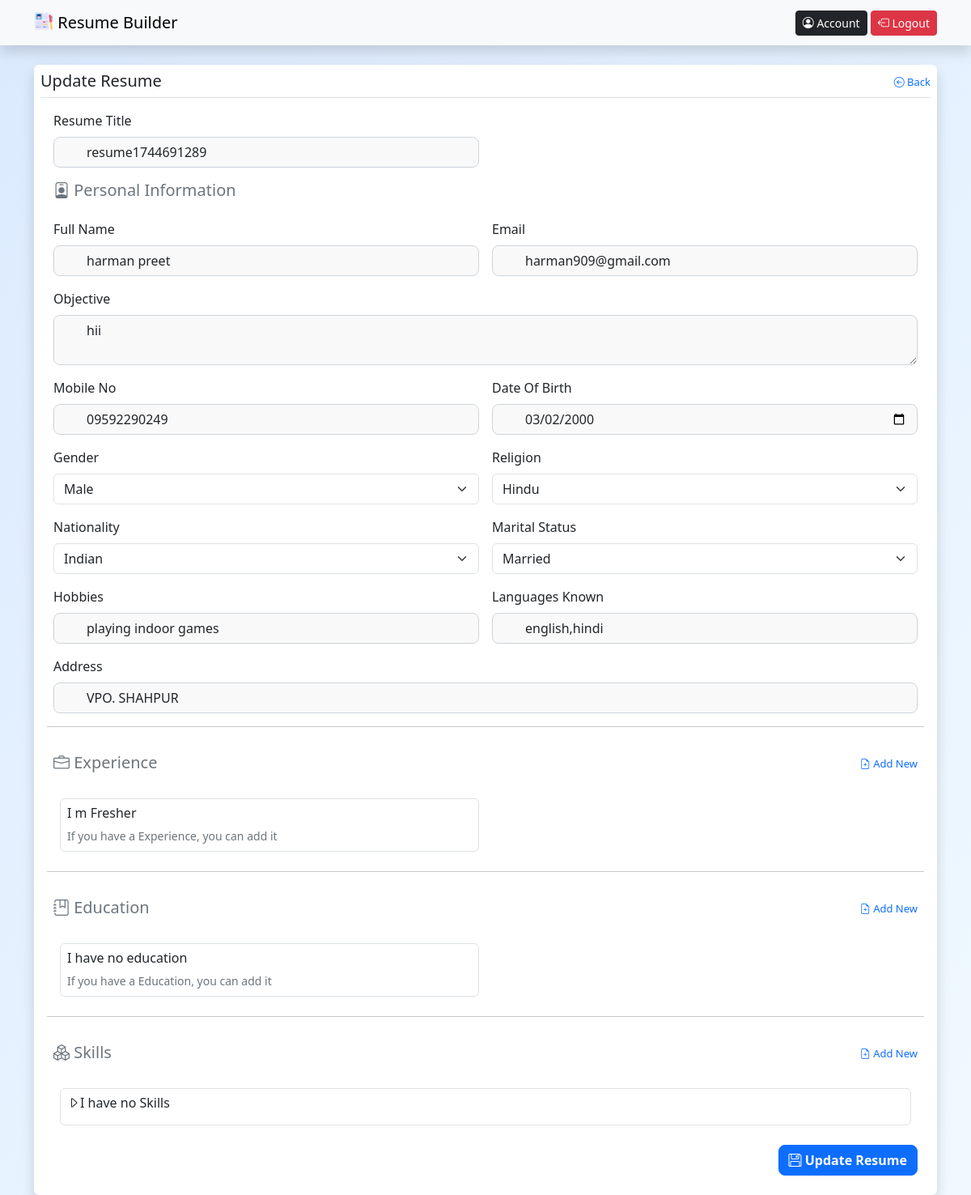
/updateresume.php?resume=4669_1jamtg4v861 (signed in), run on the app's committed database.
### tables this page shows
CREATE TABLE `resumes` (
  `id` int(11) NOT NULL,
  `user_id` int(11) NOT NULL,
  `full_name` varchar(250) NOT NULL,
  `email_id` varchar(250) NOT NULL,
  `mobile_no` varchar(20) NOT NULL,
  `dob` varchar(20) NOT NULL,
  `gender` varchar(50) NOT NULL,
  `religion` varchar(50) NOT NULL,
  `nationality` varchar(50) NOT NULL,
  `marital_status` varchar(50) NOT NULL,
  `hobbies` varchar(250) NOT NULL,
  `languages` varchar(250) NOT NULL,
  `address` text NOT NULL,
  `objective` text NOT NULL,
  `slug` varchar(250) NOT NULL,
  `updated_at` int(20) NOT NULL,
  `resume_title` varchar(250) NOT NULL
);

### assest/class/function.class.php (called while the page is built, shortened)
<?php
class Functions{
    public function Auth(){
        if(isset($_SESSION['Auth'])){
            return $_SESSION['Auth'];
        }else{
            return false;
        }
    }
}
$fn = new Functions();

### updateresume.php (the view, shortened to what this page needs)
<?php
require './assest/includes/header.php';
require './assest/includes/navbar.php';
$fn->authPage();
$slug=$_GET['resume']??'';
$resumes = $db->query("SELECT * FROM resumes WHERE ( slug='$slug' AND user_id=".$fn->Auth()['id'].")");
$resume = $resumes->fetch_assoc();
$exps = $db->query("SELECT * FROM experiences WHERE(resume_id=".$resume['id'].")");
$exps = $exps->fetch_all(1);
$edus = $db->query("SELECT * FROM educations WHERE(resume_id=".$resume['id'].")");
$edus = $edus->fetch_all(1);
$skills = $db->query("SELECT * FROM skills WHERE(resume_id=".$resume['id'].")");
$skills = $skills->fetch_all(1);
?>
    <div class="container">
        <div class="bg-white rounded shadow p-2 mt-4" style="min-height:80vh">
            <div class="d-flex justify-content-between border-bottom">
                <h5>Update Resume</h5>
                <div>
                <a class="text-decoration-none" onclick='history.back()'><i class="bi bi-arrow-left-circle"></i> Back</a>
                </div>
            </div>
            <div>
                <form aaction="actions/createresume.action.php" method="post" class="row g-3 p-3">
                <div class="col-md-6">
                        <label class="form-label">Resume Title</label>
                        <input type="text" placeholder="Web Developer Consultant" name="resume_title"  value="<?=@$resume['resume_title']?>"  class="form-control">
                    </div>
                    <h5 class="mt-3 text-secondary"><i class="bi bi-person-badge"></i> Personal Information</h5>
                    <div class="col-md-6">
                        <label class="form-label">Full Name</label>
                        <input type="text" placeholder="Your Name" value="<?=@$resume['full_name']?>"  class="form-control">
                    </div>
                    <div class="col-md-6">
                        <label class="form-label">Email</label>
                        <input type="email" name="email_id" placeholder="mail@abc.com" value="<?=@$resume['email_id']?>"  class="form-control" required>
                    </div>
                    <div class="col-12">
                        <label for="inputAddress" class="form-label"> Objective </label>
                        <textarea class="form-control"  name="objective" ><?=@$resume['objective']?></textarea>
                    </div>
                    <div class="col-md-6">
                        <label class="form-label">Mobile No</label>
                        <input type="number" min="1111111111" name="mobile_no" value="<?=@$resume['mobile_no']?>"  placeholder="9569569569" max="9999999999"
                         class="form-control" required>
                    </div>
                    <div class="col-md-6">
                        <label class="form-label">Date Of Birth</label>
                        <input type="date" name="dob" value="<?=@$resume['dob']?>"  class="form-control" required>
                    </div>
                    <div class="col-md-6">
                        <label class="form-label">Gender</label>
                        <select class="form-select" name="gender">
                            <option <?=($resume['gender']=='Male')?'selected':''?>>Male</option>
                        </select>
                    </div>
                    <div class="col-md-6">
                        <label class="form-label">Religion</label>
                        <select class="form-select" name="religion">
                            <option <?=($resume['religion']=='Hindu')?'selected':''?>>Hindu</option>
                        </select>
                    </div>
                    <div class="col-md-6">
                        <label class="form-label">Nationality</label>
                        <select class="form-select" name="nationality">
                            <option <?=($resume['nationality']=='Indian')?'selected':''?>>Indian</option>
                        </select>
                    </div>
                    <div class="col-md-6">
                        <label class="form-label">Marital Status</label>
                        <select class="form-select" name="marital_status">
                            <option <?=($resume['marital_status']=='Married')?'selected':''?>>Married</option>
                        </select>
                    </div>
                    <div class="col-md-6">
                        <label class="form-label">Hobbies</label>
                        <input type="text" name="hobbies" value="<?=@$resume['hobbies']?>" placeholder="Reading Books, Watching Movies" class="form-control" required>
                    </div>
                    <div class="col-md-6">
                        <label class="form-label">Languages Known</label>
                        <input type="text" name="languages" value="<?=@$resume['languages']?>" placeholder="Hindi,English" class="form-control" required>
                    </div>
                    <div class="col-12">
                        <label for="inputAddress" class="form-label"> Address</label>
                        <input type="text" class="form-control" id="inputAddress" name="address" value="<?=@$resume['address']?>" placeholder="1234 Main St" required>
                    </div>
                    <hr>
                    <div class="d-flex justify-content-between">
                        <h5 class=" text-secondary"><i class="bi bi-briefcase"></i> Experience</h5>
<div>
    <a class="text-decoration-none" data-bs-toggle="modal" data-bs-target="#addexp">
        <i class="bi bi-file-earmark-plus"></i> Add New
    </a>
</div>
                    </div>
                    <div class="d-flex flex-wrap">
<?php
if($exps){
    foreach($exps as $exp){
        ?>
           <div class="col-12 col-md-6 p-2">
                            <div class="p-2 border rounded">
                                <div class="d-flex justify-content-between">
                                    <h6><?=$exp['position']?></h6>
                                    <a href=""><i class="bi bi-x-lg"></i></a>
                                </div>
                                <p class="small text-secondary m-0" style="">
                                    <i class="bi bi-buildings"></i> <?=$exp['company']?> (<?=$exp['started'].'-'.$exp['ended']?>)
                                </p>
                                <p class="small text-secondary m-0" style="">
                                   <?=$exp['job_desc']?>
                                </p>
                            </div>
                        </div>
        <?php
    }
}else{
?>
<div class="col-12 col-md-6 p-2">
                            <div class="p-2 border rounded">
                                <div class="d-flex justify-content-between">
                                    <h6>I m Fresher</h6>
                                </div>
                                <p class="small text-secondary m-0" style="">
                                   If you have a Experience, you can add it
                                </p>
                            </div>
                        </div>
<?php
}
?>
                    </div>
                    <hr>
                    <div class="d-flex justify-content-between">
                        <h5 class=" text-secondary"><i class="bi bi-journal-bookmark"></i> Education</h5>
                        <div>
                            <a class="text-decoration-none" data-bs-toggle="modal" data-bs-target="#addedu"><i class="bi bi-file-earmark-plus"></i> Add New</a>
                        </div>
                    </div>
                    <div class="d-flex flex-wrap">
                    <?php
if($edus){
    foreach($edus as $exp){
        ?>
           <div class="col-12 col-md-6 p-2">
                            <div class="p-2 border rounded">
                                <div class="d-flex justify-content-between">
                                    <h6><?=$exp['course']?></h6>
                                    <a href=""><i class="bi bi-x-lg"></i></a>
                                </div>
                                <p class="small text-secondary m-0" style="">
                                    <i class="bi bi-book"></i> <?=$exp['institute']?>
                                </p>
                                <p class="small text-secondary m-0" style="">
                                   (<?=$exp['started'].'-'.$exp['ended']?>)
                                </p>
                            </div>
                        </div>
        <?php
    }
}else{
?>
<div class="col-12 col-md-6 p-2">
                            <div class="p-2 border rounded">
                                <div class="d-flex justify-content-between">
                                    <h6>I have no education</h6>
                                </div>
                                <p class="small text-secondary m-0" style="">
                                   If you have a Education, you can add it
                                </p>
                            </div>
                        </div>
<?php
}
?>
                    </div>
                    <hr>
                    <div class="d-flex justify-content-between">
                        <h5 class=" text-secondary"><i class="bi bi-boxes"></i> Skills</h5>
                        <div>
                            <a class="text-decoration-none" data-bs-toggle="modal" data-bs-target="#addskill"><i class="bi bi-file-earmark-plus"></i> Add New</a>
                        </div>
                    </div>
                    <div class="d-flex flex-wrap">
<?php
if($skills){
    foreach($skills as $skill){
        ?>
           <div class="col-12 p-2">
                            <div class="p-2 border rounded">
                                <div class="d-flex justify-content-between align-items-center">
                                    <h6><i class="bi bi-caret-right"></i><?=$skill['skill']?></h6>
                                    <a href=""><i class="bi bi-x-lg"></i></a>
                                </div>
                            </div>
                        </div>
        <?php
    }
}else{
?>
<div class="col-12 p-2">
                            <div class="p-2 border rounded">
                                <div class="d-flex justify-content-between align-items-center">
                                    <h6><i class="bi bi-caret-right"></i>I have no Skills </h6>
                                </div>
                            </div>
                        </div>
<?php
}
?>
                    </div>
                    <div class="col-12 text-end">
                        <button type="submit" class="btn btn-primary"><i class="bi bi-floppy"></i> Update
                            Resume</button>
                    </div>
                </form>
            </div>
        </div>
    </div>
 <?php
require './assest/includes/footer.php';
?>

### assest/includes/header.php (style rules this page uses)
body { background: linear-gradient(135deg, #dbeafe, #f0f9ff); background-size: cover; background-repeat: no-repeat; font-family: 'Segoe UI', sans-serif; }
.form-control { padding-left: 2.5rem; border-radius: 8px; border: 1px solid #ced4da; background-color: #f9f9f9; transition: all 0.3s ease-in-out; }
button[type="submit"] { background-color: #0d6efd; font-weight: 600; border-radius: 8px; font-size: 16px; transition: background 0.3s ease; }
.d-flex.justify-content-between a { font-size: 13px; color: #0d6efd; transition: color 0.3s ease; }

### data on the page
resumes: resume_title "resume1744691289", full_name "harman preet", email_id "harman909@gmail.com", objective "hii", mobile_no "09592290249", dob "03/02/2000", gender "Male", religion "Hindu", nationality "Indian", marital_status "Married", hobbies "playing indoor games", languages "english,hindi", address "VPO. SHAHPUR"
